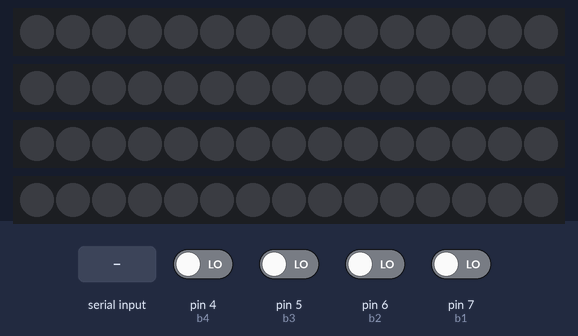
The sketch below on a simulated Arduino Uno, built with avr-gcc and run on an emulated ATmega328P. Shown: 4 × 15 RGB LEDs in strip order, left to right. The inputs (shaded band) are chosen by the test bench; at power-on: pin 4 (b4), pin 5 (b3), pin 6 (b2), pin 7 (b1) LOW. Dim RGB values are drawn brighter than linear.

Above: at 1.2 s.
1.3 s: "1" received over Serial
2.8 s: "2" received over Serial
At 3.5 s:
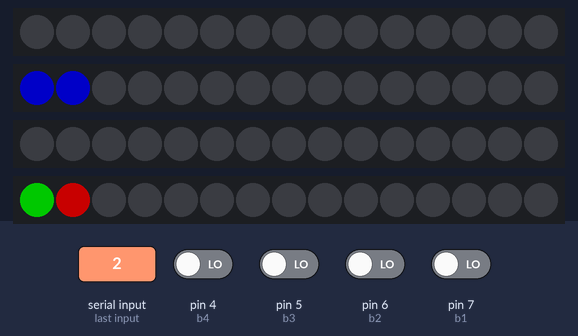
Timing chart, 0 to 5.8 s (numbered marks = the images above; inputs shaded):
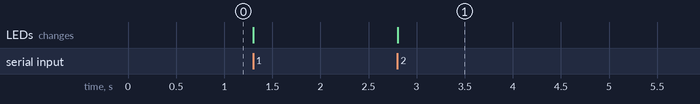

Measured:
- after the input at 2.8 s, the LEDs: change at once (image 1)

The sketch:

stripLed.ino
```cpp
#include <Adafruit_NeoPixel.h>
#include <Thread.h>
#define pin1 11
#define pin2 10
#define pin3 9
#define pin4 8
#define nLed 15
#define b1 7
#define b2 6
#define b3 5
#define b4 4

bool b1ON = false;
bool b2ON = false;
bool b3ON = false;
bool b4ON = false;

const int GREEN = 1;
const int RED = 2;
const int BLUE= 3;

Thread tButtons = Thread();

Adafruit_NeoPixel strip1(nLed, pin1, NEO_GRB);
Adafruit_NeoPixel strip2(nLed, pin2, NEO_GRB);
Adafruit_NeoPixel strip3(nLed, pin3, NEO_GRB);
Adafruit_NeoPixel strip4(nLed, pin4, NEO_GRB);

int v1[15] = {0, 0, 0, 0, 0, 0, 0, 0, 0, 0, 0, 0, 0, 0, 0};
int v2[15] = {0, 0, 0, 0, 0, 0, 0, 0, 0, 0, 0, 0, 0, 0, 0};
int v3[15] = {0, 0, 0, 0, 0, 0, 0, 0, 0, 0, 0, 0, 0, 0, 0};
int v4[15] = {0, 0, 0, 0, 0, 0, 0, 0, 0, 0, 0, 0, 0, 0, 0};

void setup() {
  Serial.begin(57600);
  pinMode (b1,INPUT);
  pinMode (b2,INPUT);
  pinMode (b3,INPUT);
  pinMode (b4,INPUT);
  strip1.setBrightness(100);
  strip1.begin();
  strip2.setBrightness(100);
  strip2.begin();
  strip3.setBrightness(100);
  strip3.begin();
  strip4.setBrightness(100);
  strip4.begin();
  tButtons.setInterval(1);
  tButtons.onRun(controllaBottoni);
}

void controllaBottoni(){
   if(digitalRead(b1) == HIGH && b1ON == false){
      Serial.print('A');
      b1ON = true;
   }else if(digitalRead(b1) == LOW && b1ON == true){
      Serial.print('a');
      b1ON = false;
   }
   if(digitalRead(b2) == HIGH && b2ON == false){
      Serial.print('B');
      b2ON = true;
   }else if(digitalRead(b2) == LOW && b2ON == true){
      Serial.print('b');
      b2ON = false;
   }
   if(digitalRead(b3) == HIGH && b3ON == false){
      Serial.print('C');
      b3ON = true;
   }else if(digitalRead(b3) == LOW && b3ON == true){
      Serial.print('c');
      b3ON = false;
   }
   if(digitalRead(b4) == HIGH && b4ON == false){
      Serial.print('D');
      b4ON = true;
   }else if(digitalRead(b4) == LOW && b4ON == true){
      Serial.print('d');
      b4ON = false;
   }
}


void loop() {


  int var = 0;
  while(Serial.available()<1)if(tButtons.shouldRun())tButtons.run();

  var = Serial.read();
  v4[0] = var%4;
  var /= 4;
  v3[0] = var%4;
  var /= 4;
  v2[0] = var%4;
  var /= 4;
  v1[0] = var%4;

  for (int i = 0; i < 15; i++)
  {

        if(v1[i] == GREEN) strip1.setPixelColor(i,255,0,0);
        else if(v1[i] == RED) strip1.setPixelColor(i,0,255,0);
        else if(v1[i] == BLUE) strip1.setPixelColor(i,0,0,255);
        else if(v1[i] == 0) strip1.setPixelColor(i,0,0,0);
        strip1.show();
        if(v2[i] == GREEN) strip2.setPixelColor(i,255,0,0);
        else if(v2[i] == RED) strip2.setPixelColor(i,0,255,0);
        else if(v2[i] == BLUE) strip2.setPixelColor(i,0,0,255);
        else if(v2[i] == 0) strip2.setPixelColor(i,0,0,0);
        strip2.show();
        if(v3[i] == GREEN) strip3.setPixelColor(i,255,0,0);
        else if(v3[i] == RED) strip3.setPixelColor(i,0,255,0);
        else if(v3[i] == BLUE) strip3.setPixelColor(i,0,0,255);
        else if(v3[i] == 0) strip3.setPixelColor(i,0,0,0);
        strip3.show();
        if(v4[i] == GREEN) strip4.setPixelColor(i,255,0,0);
        else if(v4[i] == RED) strip4.setPixelColor(i,0,255,0);
        else if(v4[i] == BLUE) strip4.setPixelColor(i,0,0,255);
        else if(v4[i] == 0) strip4.setPixelColor(i,0,0,0);
        strip4.show();
  }
  for (int i = 14; i > 0; i--)
    {
        v1[i] = v1[i - 1];
        v2[i] = v2[i - 1];
        v3[i] = v3[i - 1];
        v4[i] = v4[i - 1];

    }
    v1[0] = 0;
    v2[0] = 0;
    v3[0] = 0;
    v4[0] = 0;

}
```
